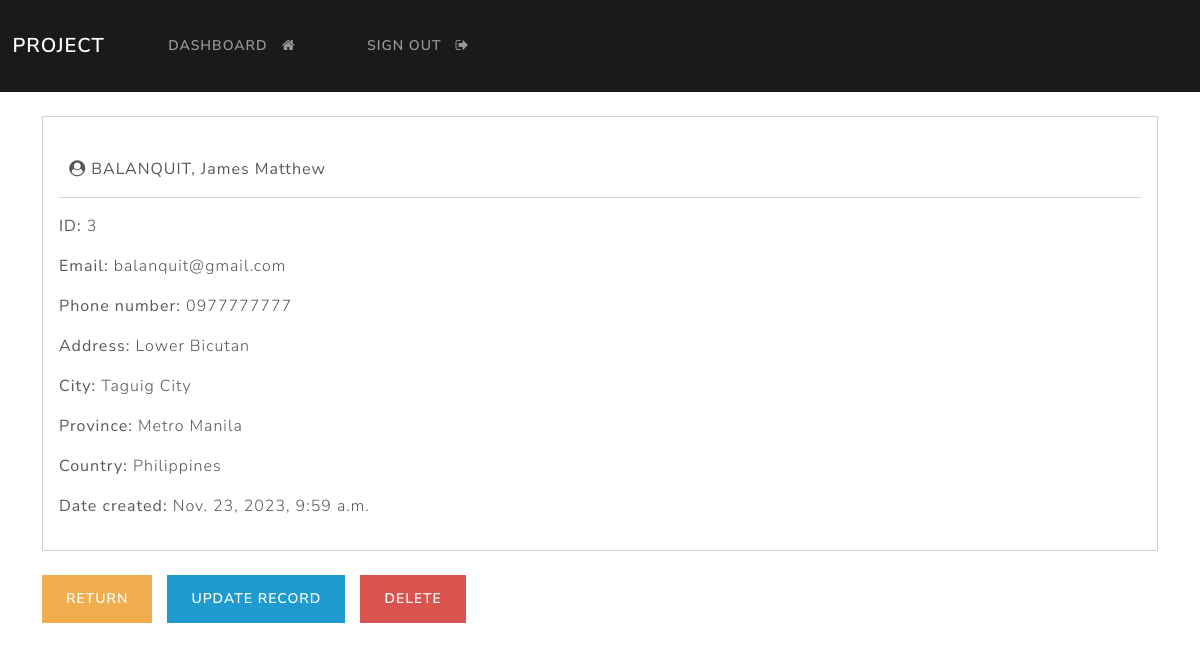
Screenshot of /record/3 (signed in) with the database file from the repository.
### projapp/models.py (models this page shows, shortened)
class Record(models.Model):
    creation_data = models.DateTimeField(auto_now_add=True)
    first_name = models.CharField(max_length=100)
    last_name = models.CharField(max_length=100)
    email = models.CharField(max_length=255)
    phone = models.CharField(max_length=20)
    address = models.CharField(max_length=300)
    city = models.CharField(max_length=255)
    province = models.CharField(max_length=200)
    country = models.CharField(max_length=125)

### projapp/views.py (the view)
# urls.py: path('record/<int:pk>', views.singular_record, name="record"),
@login_required(login_url='my-login')
def singular_record(request, pk):
    all_records = Record.objects.get(id=pk)
    context = {'record':all_records}
    return render(request, 'projapp/view-record.html', context=context)

### projapp/templates/projapp/view-record.html (shortened to what this page needs)
{% extends 'projapp/base.html' %}
{% block content %}
<div class="card">
    <div class="card-body">
        <strong>
            <br>
            <i class="fa fa-user-circle" aria-hidden="true"></i>
            {{record.last_name|upper}},
            {{record.first_name}}
        </strong>
        <hr>
        <p><strong> ID: </strong> {{record.id}} </p>
        <p><strong> Email: </strong> {{record.email}} </p>
        <p><strong> Phone number: </strong> {{record.phone}} </p>
        <p><strong> Address: </strong> {{record.address}} </p>
        <p><strong> City: </strong> {{record.city}} </p>
        <p><strong> Province: </strong> {{record.province}} </p>
        <p><strong> Country: </strong> {{record.country}} </p>
        <p><strong> Date created: </strong> {{record.creation_data}} </p>
    </div>
</div>
<br>
<a href="{% url 'dashboard' %}" class="btn btn-warning"> Return </a>
<a href="{% url 'update-record' record.id %}" class="btn btn-info"> Update Record </a>
<a href="{% url 'delete-record' record.id %}" class="btn btn-danger"> Delete </a>
{% endblock %}

### rows the page displays
Record: last_name "BALANQUIT", first_name "James Matthew", id "3", email "balanquit@gmail.com", phone "0977777777", address "Lower Bicutan", city "Taguig City", province "Metro Manila", country "Philippines", creation_data "Nov. 23, 2023, 9:59 a.m."
